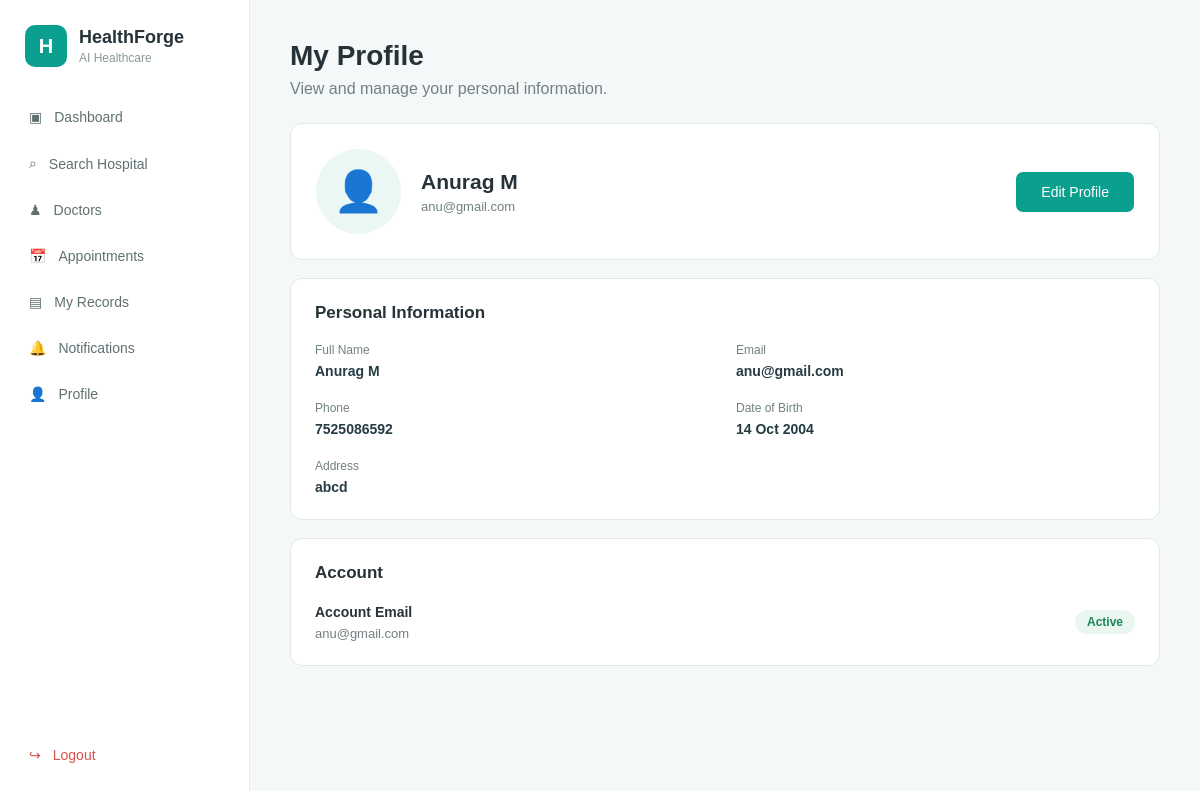
Page /profile (signed in) on the committed database.
### app.py (models this page shows)
class Patient(db.Model):
    id=db.Column(db.Integer,primary_key=True)
    name=db.Column(db.String(50),nullable=False)
    email=db.Column(db.String(50),nullable=False,unique=True)
    password_hash=db.Column(db.String(50),nullable=False)
    phone=db.Column(db.String(15),nullable=False,unique=True)
    date_of_birth=db.Column(db.Date,nullable=False)
    address=db.Column(db.String(100),nullable=True)

### app.py (the view)
@app.route("/profile")
def profile():
    if "patient_id" not in session:
        return redirect(url_for("role_login", role="patient"))
    patient = db.session.get(
        Patient,
        session["patient_id"]
    )
    if patient is None:
        return redirect(url_for("role_login", role="patient"))
    return render_template(
        "profile.html",
        patient=patient
    )

### app.py (called while the page is built)
@app.context_processor
def inject_notification_count():
    unread_notification_count = 0
    if "patient_id" in session:
        unread_notification_count = Notification.query.filter_by(
            patient_id=session["patient_id"],
            is_read=False
        ).count()
    return {
        "unread_notification_count": unread_notification_count
    }

@app.context_processor
def merged_globals():
    unread = sum(1 for n in doctor_notifications if not n["read"])
    return {
        "doctor": DOCTOR,
        "unread_notifications": unread,
        "today": date.today().strftime("%d %b %Y"),
    }

### templates/profile.html (shortened to what this page needs)
{% extends "base.html" %}
{% block content %}
<div class="page-header">
    <h1>
        My Profile
    </h1>
    <p>
        View and manage your personal information.
    </p>
</div>
<div class="profile-page">
    <div class="profile-header-card">
        <div class="profile-avatar">
            👤
        </div>
        <div class="profile-header-info">
            <h2>
                {{ patient.name }}
            </h2>
            <p>
                {{ patient.email }}
            </p>
        </div>
        <a
            href="{{ url_for('edit_profile') }}"
            class="primary-button"
        >
            Edit Profile
        </a>
    </div>
    <div class="profile-card">
        <h2>
            Personal Information
        </h2>
        <div class="profile-info-grid">
            <div class="profile-info-item">
                <span>
                    Full Name
                </span>
                <strong>
                    {{ patient.name }}
                </strong>
            </div>
            <div class="profile-info-item">
                <span>
                    Email
                </span>
                <strong>
                    {{ patient.email }}
                </strong>
            </div>
            <div class="profile-info-item">
                <span>
                    Phone
                </span>
                <strong>
                    {{ patient.phone }}
                </strong>
            </div>
            <div class="profile-info-item">
                <span>
                    Date of Birth
                </span>
                <strong>
                    {% if patient.date_of_birth %}
                        {{ patient.date_of_birth.strftime("%d %b %Y") }}
                    {% else %}
                        Not provided
                    {% endif %}
                </strong>
            </div>
            <div class="profile-info-item profile-address">
                <span>
                    Address
                </span>
                <strong>
                    {% if patient.address %}
                        {{ patient.address }}
                    {% else %}
                        Not provided
                    {% endif %}
                </strong>
            </div>
        </div>
    </div>
    <div class="profile-card">
        <h2>
            Account
        </h2>
        <div class="profile-account-row">
            <div>
                <strong>
                    Account Email
                </strong>
                <p>
                    {{ patient.email }}
                </p>
            </div>
            <span class="account-status">
                Active
            </span>
        </div>
    </div>
</div>
{% endblock %}

### static/css/style.css (style rules this page uses)
* { box-sizing: border-box; margin: 0; padding: 0; }
body { font-family: Arial, sans-serif; background: #f5f8f8; color: #263238; }
.page-header { margin-bottom: 25px; }
.page-header h1 { font-size: 28px; margin-bottom: 8px; }
.page-header p { color: #718080; }
.primary-button, .secondary-button { display: inline-block; padding: 12px 25px; border-radius: 7px; text-decoration: none; font-size: 14px; }
.primary-button { background: #0b9f8f; color: white; }
.profile-page { max-width: 900px; margin: 0 auto; }
.profile-header-card { background: white; border: 1px solid #e1e9e9; border-radius: 12px; padding: 25px; display: flex; align-items: center; gap: 20px; margin-bottom: 18px; }
.profile-avatar { width: 85px; height: 85px; border-radius: 50%; background: #eaf7f5; display: flex; align-items: center; justify-content: center; font-size: 40px; }
.profile-header-info { flex: 1; }
.profile-header-info h2 { font-size: 21px; margin-bottom: 5px; }
.profile-header-info p { color: #718080; font-size: 13px; }
.profile-card { background: white; border: 1px solid #e1e9e9; border-radius: 12px; padding: 24px; margin-bottom: 18px; }
.profile-card h2 { font-size: 17px; margin-bottom: 20px; }
.profile-info-grid { display: grid; grid-template-columns: 1fr 1fr; gap: 22px; }
.profile-info-item { display: flex; flex-direction: column; gap: 6px; }
.profile-info-item span { color: #718080; font-size: 12px; }
.profile-info-item strong { color: #263c44; font-size: 14px; font-weight: 600; word-break: break-word; }
.profile-address { grid-column: 1 / -1; }
.profile-account-row { display: flex; align-items: center; justify-content: space-between; }
.profile-account-row strong { font-size: 14px; }
.profile-account-row p { color: #718080; font-size: 13px; margin-top: 5px; }
.account-status { background: #eaf7f0; color: #198754; border-radius: 20px; padding: 5px 12px; font-size: 12px; font-weight: 600; }

### rows in the picture
Patient: name "Anurag M", email "anu@gmail.com", phone "7525086592", date_of_birth "14 Oct 2004", address "abcd"
